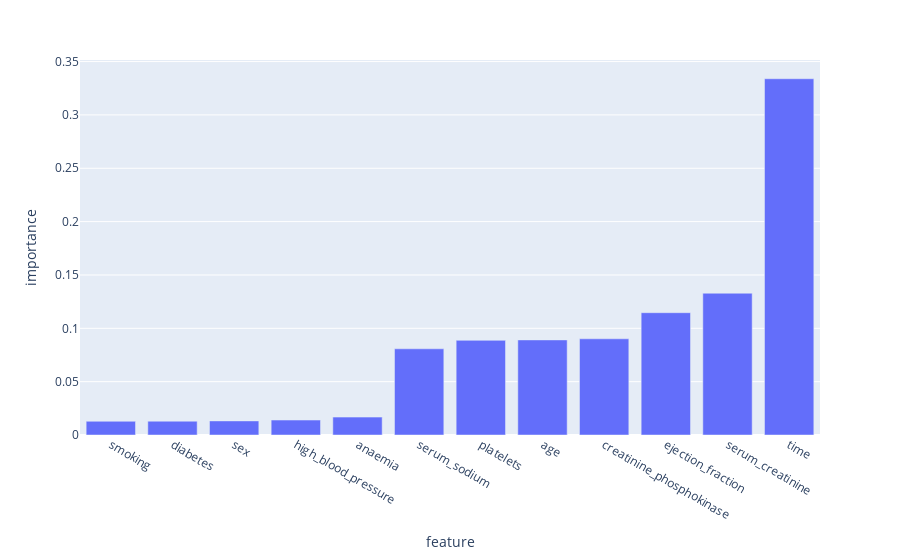

Notebook code cell kept with this figure:
### Markdown cell above
### Using feature importance in ensemble techniques

We will first find the optimum number of features required for prediction based on prediction accuracy and then select find the actual list of features.

From the plot we can select

### Code cell
X_train, X_test, y_train, y_test = train_test_split(X,y, test_size = 0.3, random_state = 0)
model = RandomForestClassifier(criterion='entropy')
model.fit(X,y)
feature_importance = pd.DataFrame({
    'feature': X.columns,
    'importance': model.feature_importances_
})

feature_importance.sort_values('importance', inplace=True)
feature_importance.reset_index(drop=True, inplace=True)
fig = px.bar(feature_importance, x='feature', y='importance')
fig.show()

### Figure 1 — Plotly figure (JSON) as saved in the notebook; plotly's stock layout.template omitted (floating-point values rounded to 4 significant figures)
{"data": [{"alignmentgroup": "True", "hovertemplate": "feature=%{x}<br>importance=%{y}<extra></extra>", "legendgroup": "", "marker": {"color": "#636efa"}, "name": "", "offsetgroup": "", "orientation": "v", "showlegend": false, "textposition": "auto", "type": "bar", "x": ["smoking", "diabetes", "sex", "high_blood_pressure", "anaemia", "serum_sodium", "platelets", "age", "creatinine_phosphokinase", "ejection_fraction", "serum_creatinine", "time"], "xaxis": "x", "y": [0.01285, 0.01293, 0.0132, 0.014, 0.01676, 0.0808, 0.08873, 0.08913, 0.09017, 0.1146, 0.1329, 0.3339], "yaxis": "y"}], "layout": {"barmode": "relative", "legend": {"tracegroupgap": 0}, "margin": {"t": 60}, "xaxis": {"anchor": "y", "domain": [0, 1], "title": {"text": "feature"}}, "yaxis": {"anchor": "x", "domain": [0, 1], "title": {"text": "importance"}}}}
